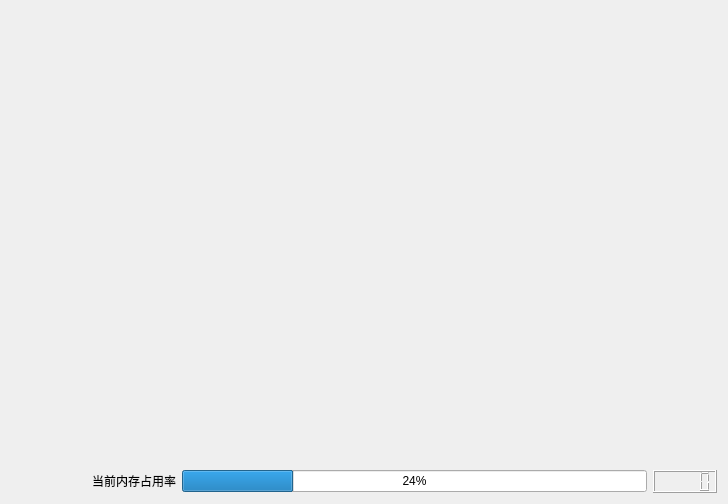
<?xml version="1.0" encoding="UTF-8"?>
<ui version="4.0">
 <class>MainWindow</class>
 <widget class="QMainWindow" name="MainWindow">
  <property name="windowModality">
   <enum>Qt::ApplicationModal</enum>
  </property>
  <property name="geometry">
   <rect>
    <x>0</x>
    <y>0</y>
    <width>728</width>
    <height>504</height>
   </rect>
  </property>
  <property name="sizePolicy">
   <sizepolicy hsizetype="Expanding" vsizetype="Expanding">
    <horstretch>0</horstretch>
    <verstretch>0</verstretch>
   </sizepolicy>
  </property>
  <property name="windowTitle">
   <string>MainWindow</string>
  </property>
  <property name="tabShape">
   <enum>QTabWidget::Triangular</enum>
  </property>
  <widget class="QWidget" name="centralWidget">
   <layout class="QGridLayout" name="gridLayout_2">
    <item row="0" column="0">
     <layout class="QGridLayout" name="gridLayout">
      <property name="sizeConstraint">
       <enum>QLayout::SetNoConstraint</enum>
      </property>
      <item row="5" column="0">
       <spacer name="verticalSpacer_3">
        <property name="orientation">
         <enum>Qt::Vertical</enum>
        </property>
        <property name="sizeHint" stdset="0">
         <size>
          <width>20</width>
          <height>40</height>
         </size>
        </property>
       </spacer>
      </item>
      <item row="1" column="2">
       <spacer name="horizontalSpacer">
        <property name="orientation">
         <enum>Qt::Horizontal</enum>
        </property>
        <property name="sizeHint" stdset="0">
         <size>
          <width>40</width>
          <height>20</height>
         </size>
        </property>
       </spacer>
      </item>
      <item row="1" column="0">
       <widget class="QPushButton" name="task">
        <property name="autoFillBackground">
         <bool>false</bool>
        </property>
        <property name="text">
         <string/>
        </property>
        <property name="flat">
         <bool>true</bool>
        </property>
       </widget>
      </item>
      <item row="6" column="0">
       <widget class="QPushButton" name="pushButton">
        <property name="sizePolicy">
         <sizepolicy hsizetype="Fixed" vsizetype="Fixed">
          <horstretch>0</horstretch>
          <verstretch>0</verstretch>
         </sizepolicy>
        </property>
        <property name="minimumSize">
         <size>
          <width>32</width>
          <height>23</height>
         </size>
        </property>
        <property name="text">
         <string/>
        </property>
        <property name="flat">
         <bool>true</bool>
        </property>
       </widget>
      </item>
      <item row="6" column="1">
       <widget class="QLabel" name="label">
        <property name="sizePolicy">
         <sizepolicy hsizetype="Fixed" vsizetype="Fixed">
          <horstretch>0</horstretch>
          <verstretch>0</verstretch>
         </sizepolicy>
        </property>
        <property name="text">
         <string>当前内存占用率</string>
        </property>
       </widget>
      </item>
      <item row="6" column="3">
       <widget class="QLCDNumber" name="lcdNumber">
        <property name="sizePolicy">
         <sizepolicy hsizetype="Fixed" vsizetype="Fixed">
          <horstretch>2</horstretch>
          <verstretch>0</verstretch>
         </sizepolicy>
        </property>
       </widget>
      </item>
      <item row="6" column="2">
       <widget class="QProgressBar" name="progressBar">
        <property name="sizePolicy">
         <sizepolicy hsizetype="Preferred" vsizetype="Fixed">
          <horstretch>0</horstretch>
          <verstretch>0</verstretch>
         </sizepolicy>
        </property>
        <property name="value">
         <number>24</number>
        </property>
       </widget>
      </item>
      <item row="5" column="2">
       <spacer name="verticalSpacer">
        <property name="orientation">
         <enum>Qt::Vertical</enum>
        </property>
        <property name="sizeHint" stdset="0">
         <size>
          <width>20</width>
          <height>40</height>
         </size>
        </property>
       </spacer>
      </item>
      <item row="2" column="0">
       <widget class="QPushButton" name="file_controler">
        <property name="minimumSize">
         <size>
          <width>75</width>
          <height>23</height>
         </size>
        </property>
        <property name="text">
         <string/>
        </property>
        <property name="flat">
         <bool>true</bool>
        </property>
       </widget>
      </item>
     </layout>
    </item>
   </layout>
  </widget>
 </widget>
 <layoutdefault spacing="6" margin="11"/>
 <resources/>
 <connections/>
</ui>
